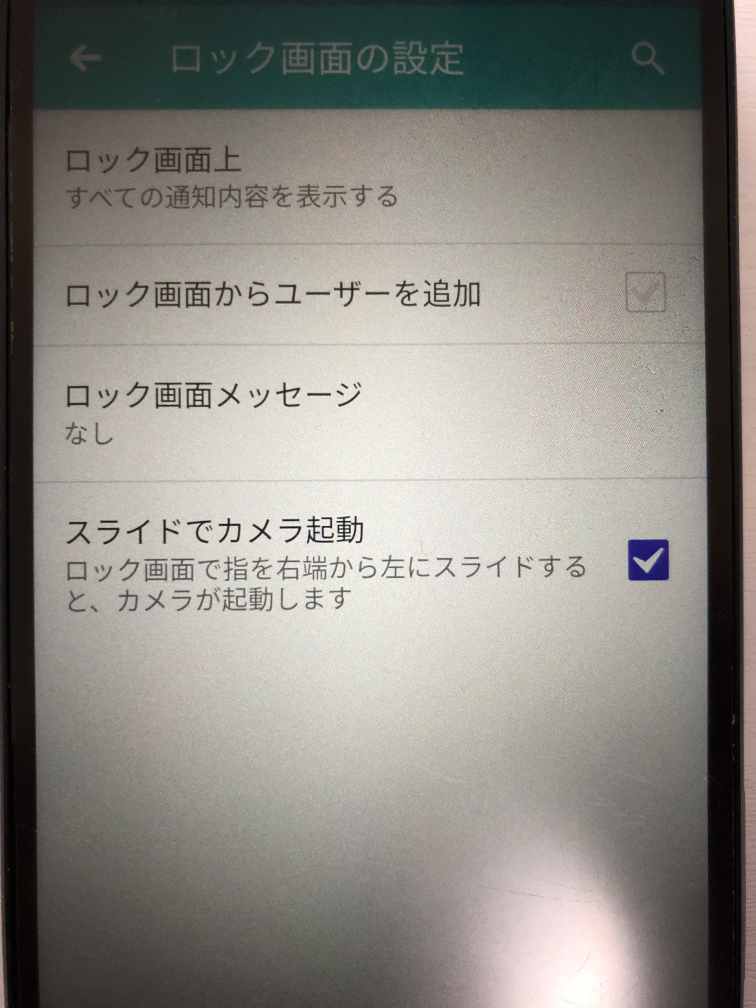
#> input picture test1.jpg, 3024 x 4032 px (shown at 1/4 size)
$ python Confirm_with_image.py test1.jpg test2.jpg test2.jpg
#> lines starting #> are read from the running program, lines starting #| are printed output that depends on the picture
import numpy as np
import cv2
import sys

MIN_MATCH_COUNT = 10


# Lowe's ratio testでデータの精度の低いマッチングを間引く
def runRatioTest(matches, ratio):
    good = []
    for m, n in matches:
        # 第一候補点(m)と第二候補点(n)の距離差がm.distance/ratio倍より
        # 離れているものは妥当な特徴点として残す
        if m.distance < ratio * n.distance:
            good.append(m)
    return good

# マッチングされた特徴点を用いて射影変換する
def Transform(qry_h, qry_w, qry_kp, trn_kp, good):
    # 対応が取れた特徴点の座標を取り出す
    qry_pts = np.float32( [qry_kp[m.queryIdx].pt for m in good] ).reshape(-1,1,2)
    trn_pts = np.float32( [trn_kp[m.trainIdx].pt for m in good] ).reshape(-1,1,2)

    # 射影変換行列(3x3)を求める
    H, mask = cv2.findHomography(qry_pts, trn_pts, cv2.RANSAC, 5.0)
    # ndarrayをリストに変換
    matchesMask = mask.ravel().tolist()

    # 射影変換
    pts = np.float32( [[0,0],[0,qry_h-1],[qry_w-1,qry_h-1],[qry_w-1,0]] ).reshape(-1,1,2)
    dst = cv2.perspectiveTransform(pts, H)

    # 射影変換後の座標群とinlinersを返す
    return dst, matchesMask


if __name__ == '__main__':
    matchesMask = None
    dst = None
    h = None
    w = None

    # 本来はこの辺でコマンド引数のチェックが必要

    # クエリ画像
    query = cv2.imread(sys.argv[1])
#> query is the input picture: shape (4032, 3024, 3); mean B, G, R 131.1, 137.5, 140.1
    h, w = query.shape[:2]
#> h = 4032; w = 3024
    # 訓練（テスト）対象画像
    train = cv2.imread(sys.argv[2])
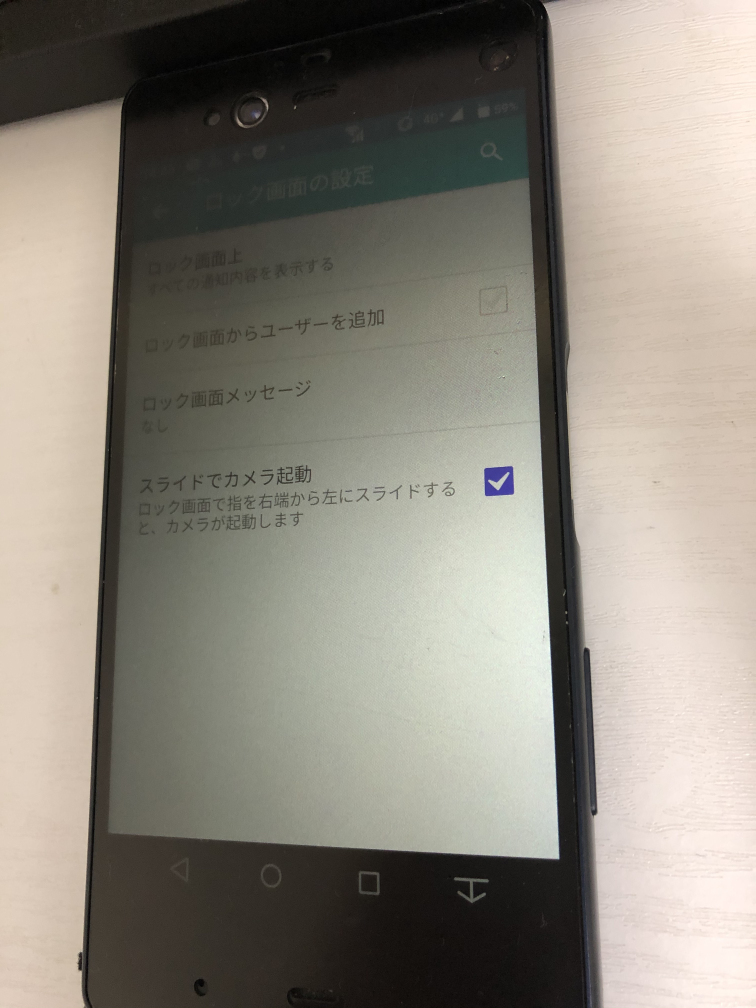
#> input picture test2.jpg, 3024 x 4032 px (shown at 1/4 size)
#> train is the input picture: shape (4032, 3024, 3); mean B, G, R 124.6, 134.8, 140

    # A-KAZE検出器の生成
    akaze = cv2.AKAZE_create()

    # クエリ画像の特徴量の検出とベクトル計算
    query_kp, query_des = akaze.detectAndCompute(query, None)
#> query_kp = 8352 keypoints; strongest (x, y, size): (1365, 2123, 8.1), (1273, 2147, 16.1), (1364, 2108, 8.1), (1389, 2123, 8.1)
    # 訓練画像の特徴量の検出とベクトル計算
    train_kp, train_des = akaze.detectAndCompute(train, None)
#> train_kp = 1622 keypoints; strongest (x, y, size): (1960, 1962, 32.3), (2191, 3392, 64.6), (1989, 1938, 32.3), (1989, 1942, 22.8)

    # 特徴量のマッチング
    bf = cv2.BFMatcher(cv2.NORM_HAMMING, crossCheck=False)
    matches = bf.knnMatch(query_des, train_des, k=2)
#> matches = 8352 matches

    # ratio testでデータを間引く
    good = runRatioTest(matches, 0.7)
#> after the loop in runRatioTest, `for m, n in matches:`: good = 364 matches
#> good = 364 matches

    # MIN_MATCH_COUNT以上のマッチング数があったら射影変換して該当箇所を矩形で囲む
    if len(good) > MIN_MATCH_COUNT:
        dst, matchesMask = Transform(h, w, query_kp, train_kp, good)
#> in Transform, `qry_pts = np.float32( [qry_kp[m.queryIdx].pt for m in good] ).reshape(..`: qry_pts = 364 rows, first 8: [1538.6, 1164.3], [2366.5, 1365.9], [804, 1573.7], [1319.2, 2066.5], [2534.7, 2235.7], [2542.1, 2240.3], [1447.1, 2269.6], [1758.2, 2303.8]
#> in Transform, `trn_pts = np.float32( [trn_kp[m.trainIdx].pt for m in good] ).reshape(..`: trn_pts = 364 rows, first 8: [2192.2, 2591.2], [2353.7, 2548.3], [1313.7, 1974.7], [1973, 1986.7], [1991.7, 1956.3], [2023.4, 1897.6], [1581.3, 1969.7], [1973, 1986.7]
#> in Transform, `H, mask = cv2.findHomography(qry_pts, trn_pts, cv2.RANSAC, 5.0)`: H = [[0.477, -0.0364, 473], [-0.129, 0.515, 752.4], [-4.86e-05, -2.59e-05, 1]]; mask = 364 values, max 1 at index 18, min 0 at index 0, mean 0.484
#> in Transform, `matchesMask = mask.ravel().tolist()`: matchesMask has the same summary as mask
#> in Transform, `dst = cv2.perspectiveTransform(pts, H)`: dst = [[473, 752.4], [364.2, 3160.2], [2360.9, 3257.4], [2244, 423.2]]
#> matchesMask has the same summary as mask in Transform

        # 訓練画像は後でも使うのでコピーを使用
        train2 = train.copy()
        # 射影変換で求めたマッチング領域を矩形で囲む
        # inlinersが少ないと正しく矩形描画されない
        train2 = cv2.polylines(train2, [np.int32(dst)], True, 255, 3, cv2.LINE_AA)
    else:
        print('十分なマッチングが得られませんでした - %d/%d' % (len(good), MIN_MATCH_COUNT))
        sys.exit()

    # マッチングした特徴点を描画
    draw_params = dict(singlePointColor = None,
                       matchesMask = matchesMask,
                       flags = 2)
#> draw_params = 3 items

    img_result = cv2.drawMatches(query, query_kp, train, train_kp, good, None, **draw_params)
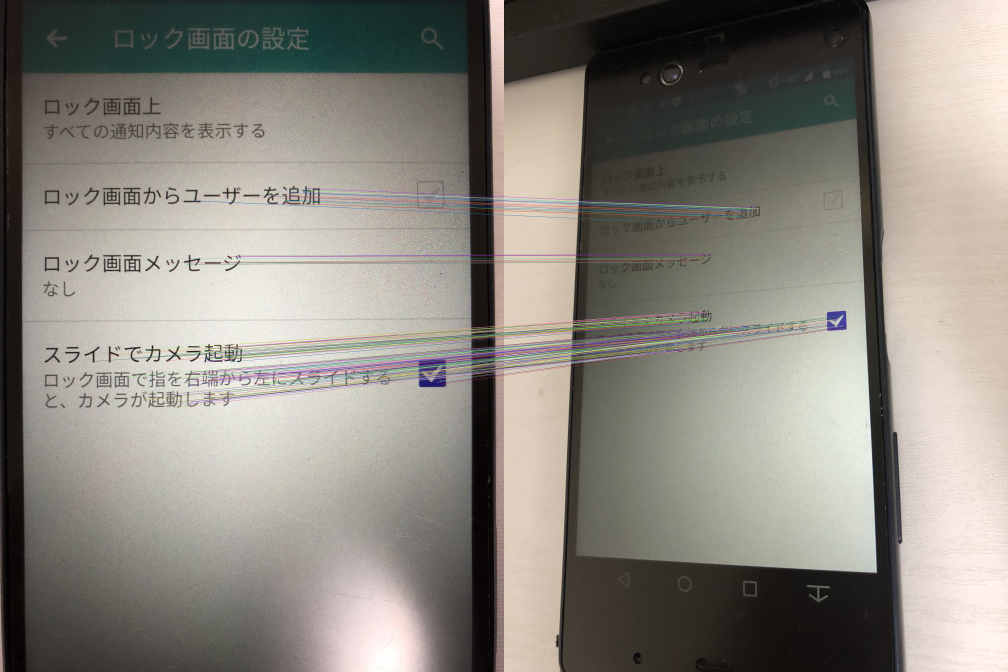
#> img_result: shape (4032, 6048, 3) (shown at 1/6 size); mean B, G, R 127.5, 135.6, 139.5

    # 画面に出力
    cv2.imshow('Matche - 1', img_result)
    cv2.waitKey(0)
    cv2.destroyAllWindows()
    cv2.waitKey(1)

    # マッチングした領域を切り出して射影変換して個別に保存
    # 矩形描画の時と異なり、訓練画像の射影変換座標群を元にクエリ画像のサイズに変形するため
    # 引き渡す引数は訓練画像の射影変換座標群、クエリ画像の座標群の順とする必要がある
    pts = np.float32([ [0,0],[0,h-1],[w-1,h-1],[w-1,0] ]).reshape(-1,1,2)
    H = cv2.getPerspectiveTransform(dst, pts)
#> H = [[2.22, 0.1, -1125.2], [0.386, 2.07, -1742.5], [0.000118, 5.86e-05, 1]]
    # 求めた座標で訓練画像を変換
    img_warp = cv2.warpPerspective(train, H, (w,h))
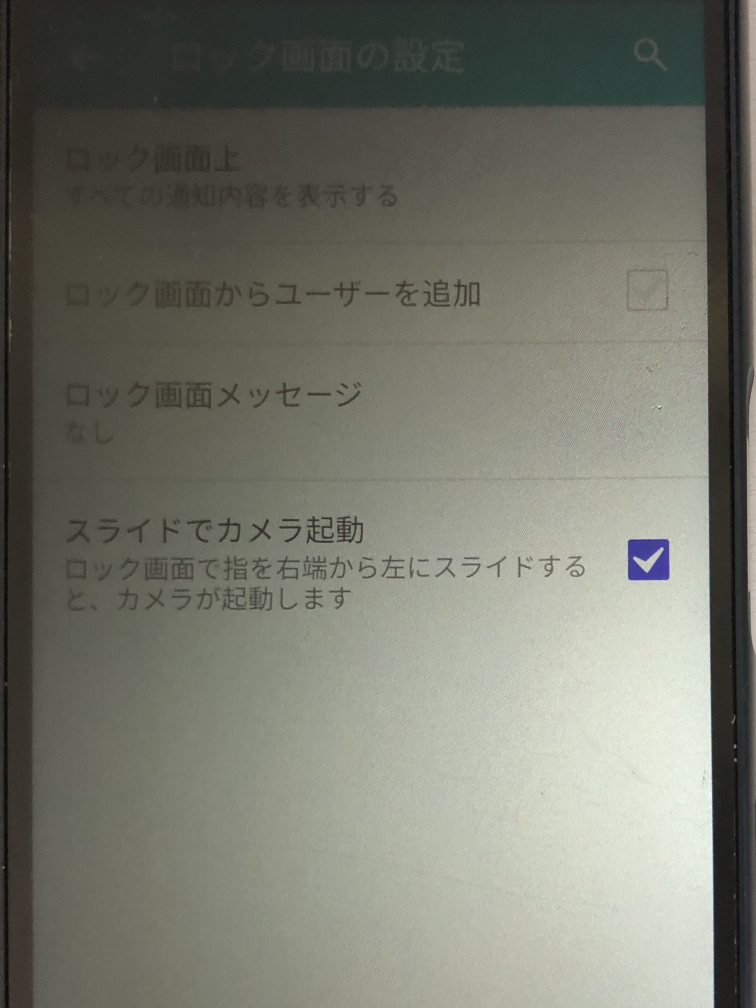
#> img_warp: shape (4032, 3024, 3) (shown at 1/4 size); mean B, G, R 109, 119.6, 118.1

    # 画面に出力
    cv2.imshow('Matche - 2', img_warp)
    cv2.waitKey(0)
    cv2.destroyAllWindows()
    cv2.waitKey(1)

    '''
     切り出した画像でもう一度マッチングする
     ここでは、チェックしたいポイントに限定した画像を用意する
    '''
    # 変数の初期化
    matchesMask = None
    dst = None

    # チェック画像の読み込み
    img_checked = cv2.imread(sys.argv[3])
    # 精度を上げるために拡大
    img_checked = cv2.resize(img_checked, None, interpolation=cv2.INTER_LINEAR, fx=2, fy=2)
    h, w = img_checked.shape[:2]
#> h = 8064; w = 6048
    img_warp = cv2.resize(img_warp, None, interpolation=cv2.INTER_LINEAR, fx=2, fy=2)

    # 特徴量の検出と特徴量ベクトルの計算
#> (the run stopped early here; a loop or call above may not have finished)
